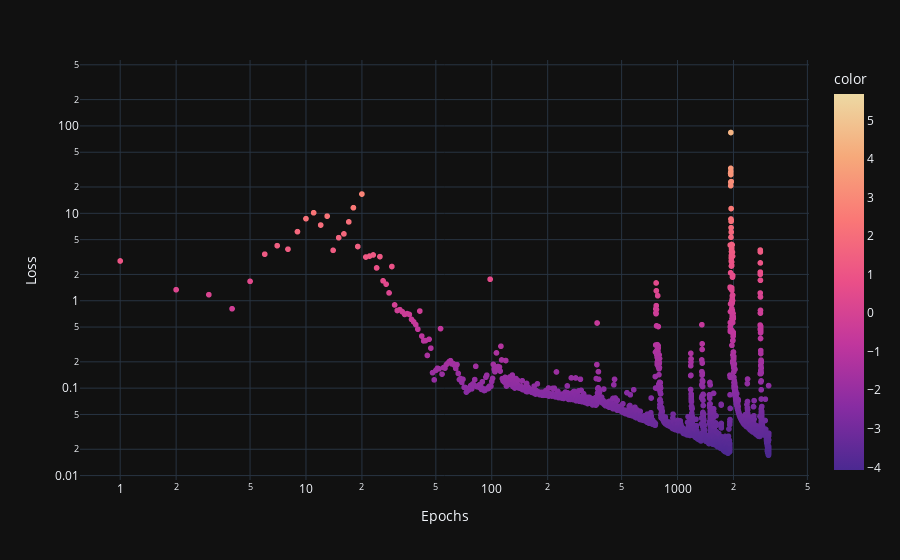

Notebook source saved alongside this figure:
### Code cell
# nn seed
device = 'cuda'
N = 300
epochs_adam = 3000
lr_adam = 1e-4
epochs_lbfgs = 100


# define nn to train, two inputs for x and t
pinn = Network().to(device)


losses = pinn.train(epochs_adam, lr_adam, epochs_lbfgs)

### Figure 1 — Plotly figure (JSON) as saved in the notebook; plotly's stock layout.template omitted (floating-point values rounded to 4 significant figures; data arrays with more than 128 entries replaced by an {"elided": "..."} marker saying what was removed)
{"data": [{"hovertemplate": "Epochs=%{x}<br>Loss=%{y}<br>color=%{marker.color}<extra></extra>", "legendgroup": "", "marker": {"color": {"elided": "3100 float values"}, "coloraxis": "coloraxis", "symbol": "circle"}, "mode": "markers", "name": "", "showlegend": false, "type": "scattergl", "x": {"elided": "3100 int values"}, "xaxis": "x", "y": {"elided": "3100 float values"}, "yaxis": "y"}], "layout": {"coloraxis": {"colorbar": {"title": {"text": "color"}}, "colorscale": [[0, "rgb(75, 41, 145)"], [0.1667, "rgb(135, 44, 162)"], [0.3333, "rgb(192, 54, 157)"], [0.5, "rgb(234, 79, 136)"], [0.6667, "rgb(250, 120, 118)"], [0.8333, "rgb(246, 169, 122)"], [1, "rgb(237, 217, 163)"]]}, "legend": {"tracegroupgap": 0}, "margin": {"t": 60}, "xaxis": {"anchor": "y", "domain": [0, 1], "title": {"text": "Epochs"}, "type": "log"}, "yaxis": {"anchor": "x", "domain": [0, 1], "title": {"text": "Loss"}, "type": "log"}}}
